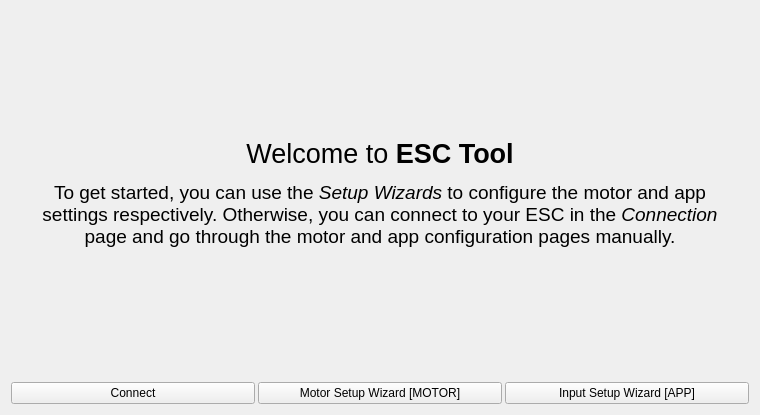
<?xml version="1.0" encoding="UTF-8"?>
<ui version="4.0">
 <class>PageWelcome</class>
 <widget class="QWidget" name="PageWelcome">
  <property name="geometry">
   <rect>
    <x>0</x>
    <y>0</y>
    <width>760</width>
    <height>415</height>
   </rect>
  </property>
  <property name="windowTitle">
   <string>Form</string>
  </property>
  <layout class="QVBoxLayout" name="verticalLayout">
   <item>
    <widget class="ImageWidget" name="bgWidget" native="true">
     <layout class="QVBoxLayout" name="verticalLayout_2" stretch="1">
      <property name="leftMargin">
       <number>30</number>
      </property>
      <property name="topMargin">
       <number>30</number>
      </property>
      <property name="rightMargin">
       <number>30</number>
      </property>
      <property name="bottomMargin">
       <number>30</number>
      </property>
      <item>
       <widget class="QLabel" name="label">
        <property name="text">
         <string>&lt;html&gt;&lt;head/&gt;&lt;body&gt;&lt;p align=&quot;center&quot;&gt;&lt;span style=&quot; font-size:20pt;&quot;&gt;Welcome to &lt;/span&gt;&lt;span style=&quot; font-size:20pt; font-weight:600;&quot;&gt;ESC Tool&lt;/span&gt;&lt;/p&gt;&lt;p align=&quot;center&quot;&gt;&lt;span style=&quot; font-size:14pt;&quot;&gt;To get started, you can use the &lt;/span&gt;&lt;span style=&quot; font-size:14pt; font-style:italic;&quot;&gt;Setup Wizards&lt;/span&gt;&lt;span style=&quot; font-size:14pt;&quot;&gt; to configure the motor and app settings respectively. Otherwise, you can connect to your ESC in the &lt;/span&gt;&lt;span style=&quot; font-size:14pt; font-style:italic;&quot;&gt;Connection&lt;/span&gt;&lt;span style=&quot; font-size:14pt;&quot;&gt; page and go through the motor and app configuration pages manually.&lt;/span&gt;&lt;/p&gt;&lt;/body&gt;&lt;/html&gt;</string>
        </property>
        <property name="wordWrap">
         <bool>true</bool>
        </property>
       </widget>
      </item>
     </layout>
    </widget>
   </item>
   <item>
    <layout class="QHBoxLayout" name="horizontalLayout">
     <property name="spacing">
      <number>3</number>
     </property>
     <item>
      <widget class="QPushButton" name="autoConnectButton">
       <property name="toolTip">
        <string>Automatically connect to the ESC using the USB connection.</string>
       </property>
       <property name="text">
        <string>Connect</string>
       </property>
       <property name="icon">
        <iconset resource="../res.qrc">
         <normaloff>:/res/icons/Connected-96.png</normaloff>:/res/icons/Connected-96.png</iconset>
       </property>
       <property name="iconSize">
        <size>
         <width>45</width>
         <height>45</height>
        </size>
       </property>
      </widget>
     </item>
     <item>
      <widget class="QPushButton" name="wizardMotorButton">
       <property name="text">
        <string>Motor Setup Wizard [MOTOR]</string>
       </property>
       <property name="icon">
        <iconset resource="../res.qrc">
         <normaloff>:/res/icons/Wizard-96.png</normaloff>:/res/icons/Wizard-96.png</iconset>
       </property>
       <property name="iconSize">
        <size>
         <width>45</width>
         <height>45</height>
        </size>
       </property>
       <property name="flat">
        <bool>false</bool>
       </property>
      </widget>
     </item>
     <item>
      <widget class="QPushButton" name="wizardAppButton">
       <property name="text">
        <string>Input Setup Wizard [APP]</string>
       </property>
       <property name="icon">
        <iconset resource="../res.qrc">
         <normaloff>:/res/icons/Wizard-96.png</normaloff>:/res/icons/Wizard-96.png</iconset>
       </property>
       <property name="iconSize">
        <size>
         <width>45</width>
         <height>45</height>
        </size>
       </property>
       <property name="flat">
        <bool>false</bool>
       </property>
      </widget>
     </item>
    </layout>
   </item>
  </layout>
 </widget>
 <customwidgets>
  <customwidget>
   <class>ImageWidget</class>
   <extends>QWidget</extends>
   <header>widgets/imagewidget.h</header>
   <container>1</container>
  </customwidget>
 </customwidgets>
 <resources>
  <include location="../res.qrc"/>
 </resources>
 <connections/>
</ui>
